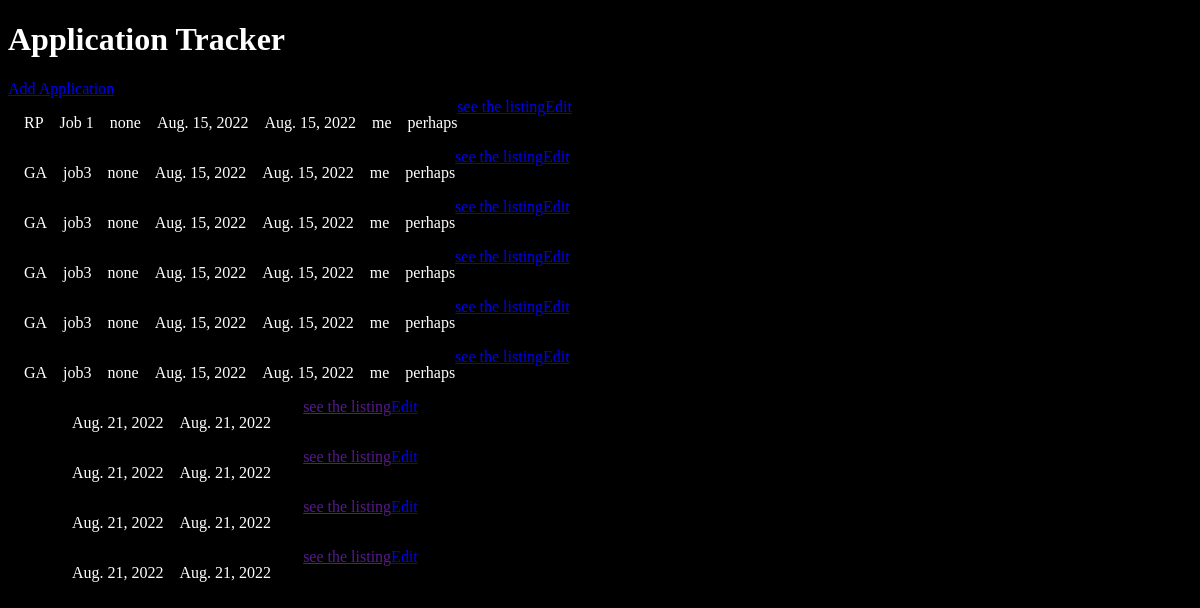
Before: / with the older database file.
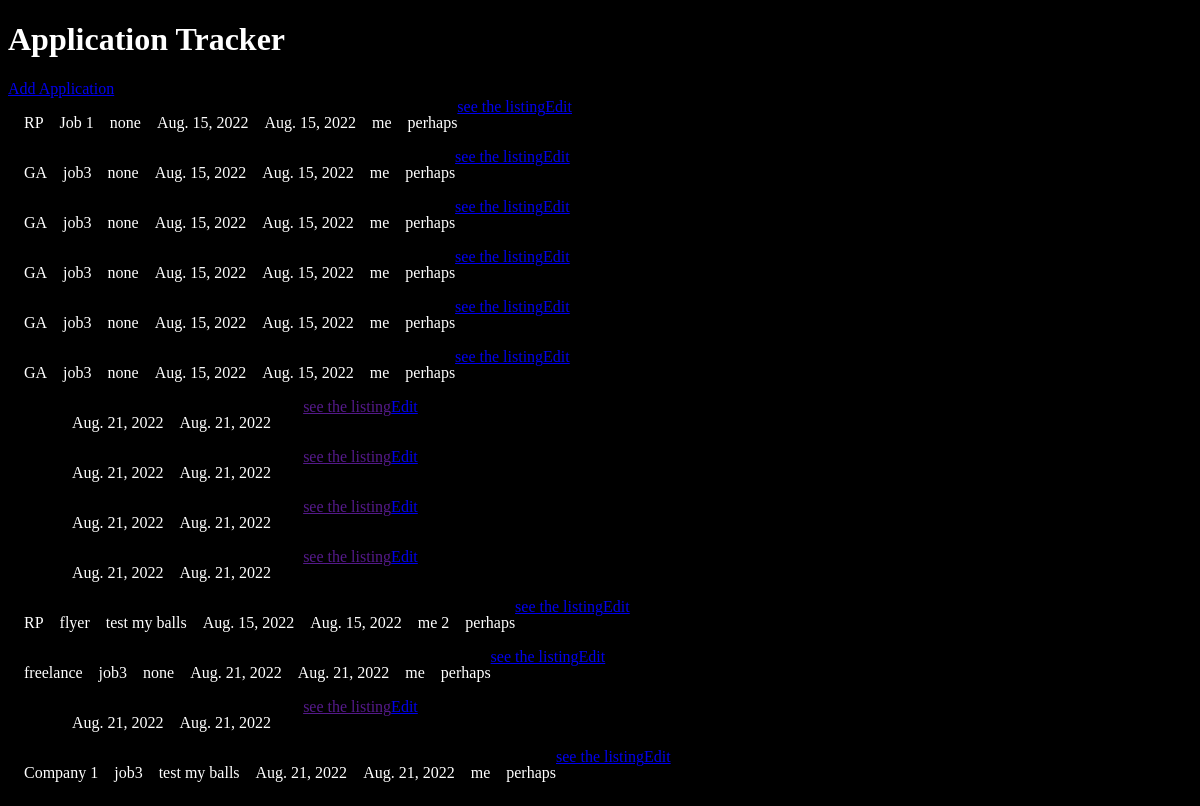
After: the same page with the newer database file.
### main/models.py (models this page shows, shortened)
class Application(models.Model):
    company = models.CharField(max_length=100)
    job_title = models.CharField(max_length=100)
    date_listed = models.DateField(default=date.today)
    date_applied = models.DateField(default=date.today)
    result = models.CharField(max_length=20)
    contacts = models.CharField(max_length=200)
    notes = models.CharField(max_length=300)
    link = models.CharField(max_length=200)

### main/views.py (the view)
# urls.py: path('', views.home, name='home'),
def home(request):
    application = Application.objects.all()
    context = {
        'application': application
         }
    return render(request, "main/home.html", context)

### main/templates/main/home.html (shortened to what this page needs)
{% extends 'main/base.html' %}
{% block content %}
<a href="/add">Add Application</a>
    {% for a in application %}
    <div class="apps">
    <p class="company">{{a.company}}</p>
    <p class="job">{{a.job_title}}</p>
    <p class="result">{{a.result}}</p>
    <p class="listed">{{a.date_listed}}</p>
    <p class="applied">{{a.date_applied}}</p>
    <p class="contacts">{{a.contacts}}</p>
    <p class="notes">{{a.notes}}</p>
    <a href="{{a.link}}" class="link">see the listing</a>
    <a href="/{{a.id}}" class="edit-btn">Edit</a>
    </div>
    {% endfor %}
{% endblock %}

### main/templates/main/base.html (shortened to what this page needs)
<!DOCTYPE html>
<html lang="en">
<head>
    <link rel="stylesheet" href="/static/style.css">
</head>
<body>
    <div>
    <h1>Application Tracker</h1>
    {% block content %}
    {% endblock %}
    </div>
</body>
</html>

### main/static/style.css (style rules this page uses)
:root { color: white; background-color: black; }
.apps { display: flex; flex-direction: row; }
.company { margin-left: 1em; }
.job { margin-left: 1em; }
.result { margin-left: 1em; }
.listed { margin-left: 1em; }
.applied { margin-left: 1em; }
.contacts { margin-left: 1em; }
.notes { margin-left: 1em; }

Changed rows visible on the page:
added Application: company "RP", job_title "flyer", result "test my balls", date_listed "Aug. 15, 2022", date_applied "Aug. 15, 2022", contacts "me 2", notes "perhaps"
added Application: company "freelance", job_title "job3", result "none", date_listed "Aug. 21, 2022", date_applied "Aug. 21, 2022", contacts "me", notes "perhaps"
added Application: date_listed "Aug. 21, 2022", date_applied "Aug. 21, 2022"
added Application: company "Company 1", job_title "job3", result "test my balls", date_listed "Aug. 21, 2022", date_applied "Aug. 21, 2022", contacts "me", notes "perhaps"
